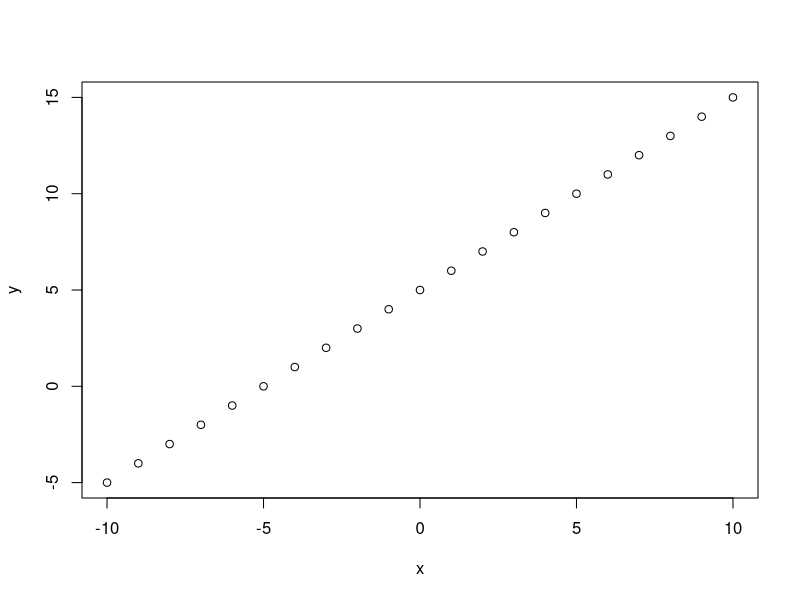
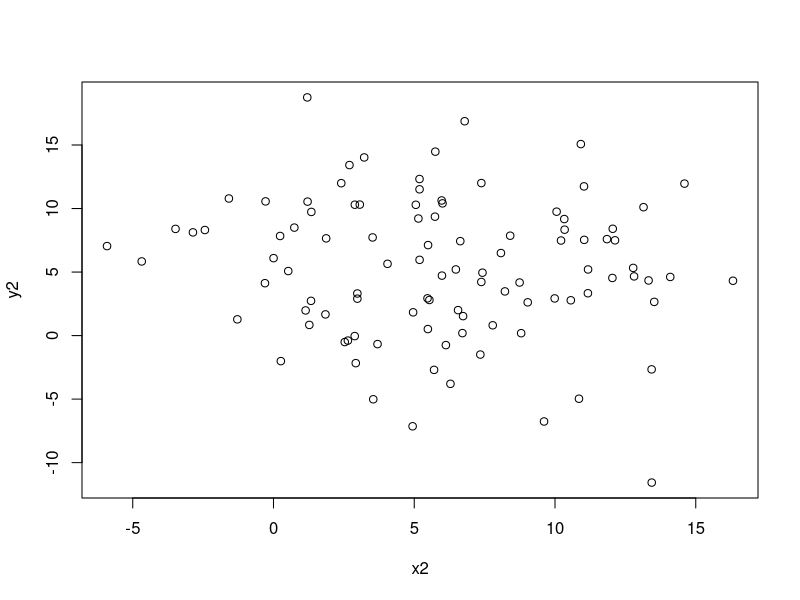
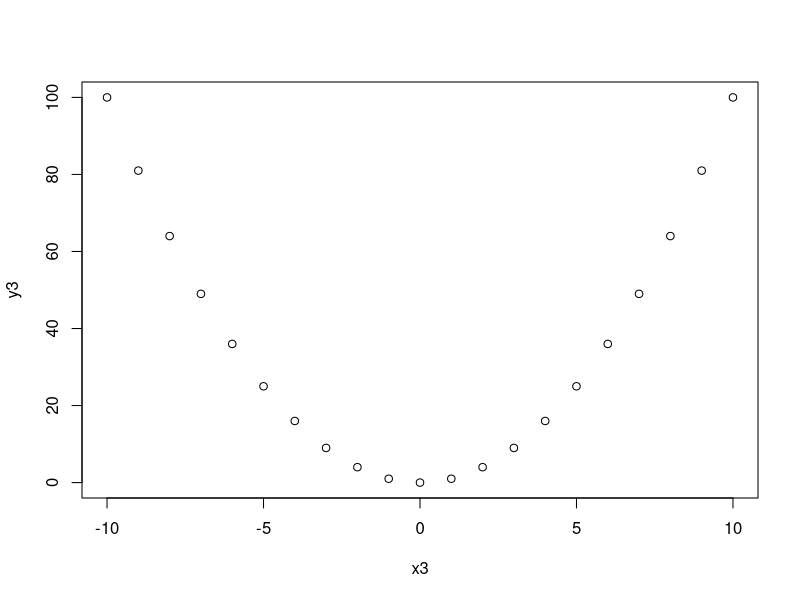

Here is the R script that generated these plots, in order: (Note: this script raises an error after producing the figures.)
## ---- chunk 1
x=seq(-10,10)
y=(x+5)
plot(x,y)
## ---- chunk 2
cov(x,y)
## ---- chunk 3
x2=rnorm(100,mean=5,sd=5)
y2=rnorm(100,mean=5,sd=5) # Both variables are just random drows from the normal distribution
plot(x2,y2)
## ---- chunk 4
cov(x2,y2)
## ---- chunk 5
x3=seq(-10,10)
y3=x3^2
plot(x3,y3)
## ---- chunk 6
cov(x3,y3)
## ---- chunk 7
cor(x,y) ### Why does this produce "1". What is the meaning of this value?
## ---- chunk 8
cor(x2,y2) # The correlation is extremely close to zero, indicating that there is no systematic linear relationship, which is true as both variables were generated in a completely random fashion.
## ---- chunk 9
y4=rep(c("a","b","c"),7)
y4
is.numeric(y4) # Checks whether y4 is numeric and returns the argument FALSE.
cor(x,y4) # Gives us the error message "y must be numeric".
## ---- chunk 10
y5=rep(c(T,F,F),7)
y5
is.numeric(y5) # Checks whether y5 is numeric and returns the argument FALSE.
class(y5) # Returns the class of the vector.
cor(x,y5) # Returns a value.
## ---- chunk 11
y6=rep(c(1,0,0),7)
cor(x,y6) # Returns the same value as above, meaning that R views T=1 and F=0
## ---- chunk 12
library(datasets)
data(occupationalStatus)
occupationalStatus
## ---- chunk 13
library(gmodels)
CrossTable(occupationalStatus)
## ---- chunk 14
x4=seq(0,10,by=0.01)
y4=dexp(x4, rate=0.5) # Returns the density
plot(x4,y4) # This doesn't look nice
plot(x4,y4, type="l") # Use type="l" for a line plot
## ---- chunk 15
library(ggplot2)
plot1=qplot(x4,y4) # Now that looks even nicer
## ---- chunk 16
meanstore=rep(0,1000)
for (i in 1:1000){
  expdraw=rexp(10, rate=0.5)
  meanstore[i]=mean(expdraw)
}
hist(meanstore, breaks=20) # It is approximately normally distributed, as predicted by the CLT.
## ---- chunk 17
meanstore2=rep(0,1000)
for (i in 1:1000){
  expdraw=rexp(50, rate=0.5)
  meanstore2[i]=mean(expdraw)
}
hist(meanstore2, breaks=20) # It is approximately normally distributed, as predicted by the CLT.
## ---- chunk 18
meanstore3=rep(0,1000)
for (i in 1:1000){
  expdraw=rexp(100, rate=0.5)
  meanstore3[i]=mean(expdraw)
}
hist(meanstore3, breaks=20) # It is approximately normally distributed, as predicted by the CLT.
## ---- chunk 19
library(ggplot2)
qplot(meanstore3, geom="histogram")
## ---- chunk 20
library(ggplot2)
plot2=qplot(meanstore3, geom="histogram", main="Histogram of Exponential Draws (n=100)",bindwidth=30) # Now that looks even nicer
plot2 + geom_histogram(aes(fill = ..count..)) # Looks great
## ---- chunk 21
vec1=rnorm(30,mean=2,sd=1)
vec2=rnorm(30,mean=3,sd=1)
## ---- chunk 22
t.test(vec1,vec2)
## ---- chunk 23
t.test(vec1,mu=2)
t.test(vec1,mu=2.5)
t.test(vec1,mu=3)
t.test(vec1,mu=3.5)
## ---- chunk 24
t.test(vec1,mu=3)
## ---- chunk 25
t.test(vec1,vec2)
## ---- chunk 26
standerr=sqrt(var(vec1)/length(vec1) + var(vec2)/length(vec2))
standerr
## ---- chunk 27
(1.754153-3.180158)-(2*standerr) # lower bound
(1.754153-3.180158)+(2*standerr) # upper bound
